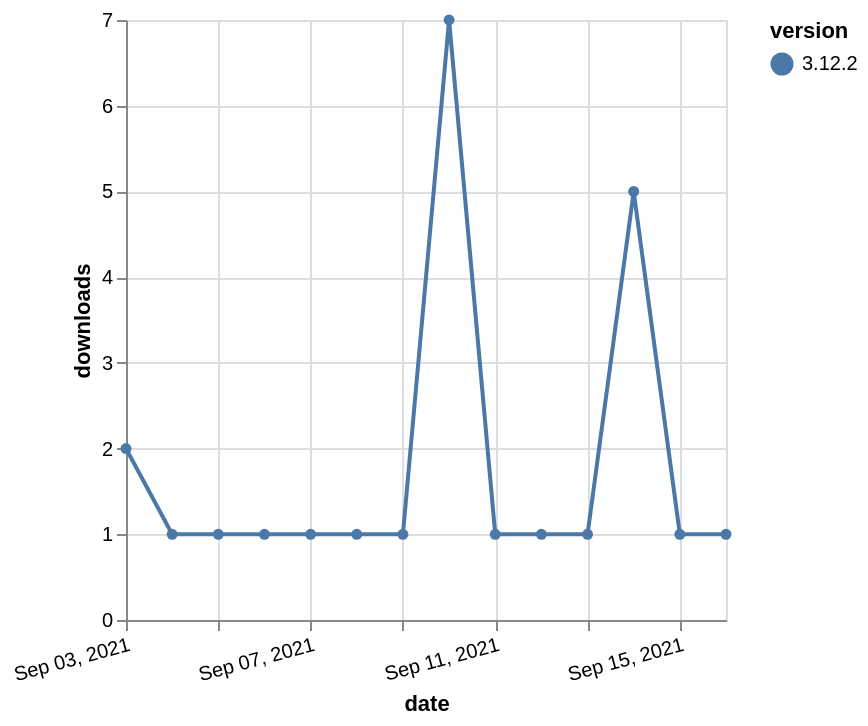

Here is the Vega-Lite specification saved for this chart:
### Vega-Lite specification from a JSON file in a GitHub repository (floating-point values rounded to 4 significant figures)
{"$schema": "https://vega.github.io/schema/vega-lite/v5.json", "description": "A simple bar chart with embedded data.", "data": {"values": [{"date": "2021-09-03", "total": 569, "delta": 2, "version": "3.12.2"}, {"date": "2021-09-04", "total": 570, "delta": 1, "version": "3.12.2"}, {"date": "2021-09-05", "total": 571, "delta": 1, "version": "3.12.2"}, {"date": "2021-09-06", "total": 572, "delta": 1, "version": "3.12.2"}, {"date": "2021-09-07", "total": 573, "delta": 1, "version": "3.12.2"}, {"date": "2021-09-08", "total": 574, "delta": 1, "version": "3.12.2"}, {"date": "2021-09-09", "total": 575, "delta": 1, "version": "3.12.2"}, {"date": "2021-09-10", "total": 582, "delta": 7, "version": "3.12.2"}, {"date": "2021-09-11", "total": 583, "delta": 1, "version": "3.12.2"}, {"date": "2021-09-12", "total": 584, "delta": 1, "version": "3.12.2"}, {"date": "2021-09-13", "total": 585, "delta": 1, "version": "3.12.2"}, {"date": "2021-09-14", "total": 590, "delta": 5, "version": "3.12.2"}, {"date": "2021-09-15", "total": 591, "delta": 1, "version": "3.12.2"}, {"date": "2021-09-16", "total": 592, "delta": 1, "version": "3.12.2"}]}, "width": "container", "mark": {"type": "line", "point": {"filled": true}}, "encoding": {"x": {"field": "date", "type": "temporal", "timeUnit": "yearmonthdate", "title": "date", "axis": {"labelAngle": -15}}, "y": {"field": "delta", "type": "quantitative", "title": "downloads"}, "color": {"field": "version", "type": "nominal"}, "tooltip": {"field": "delta"}}}
